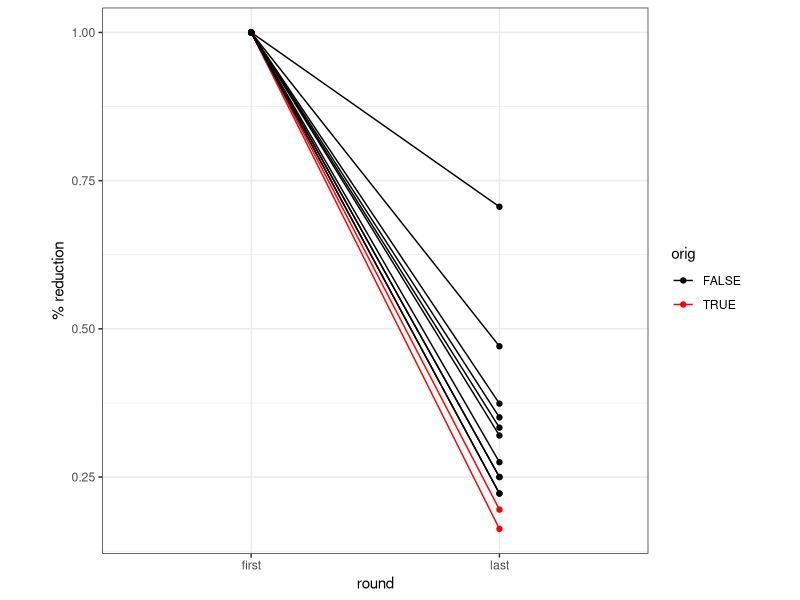
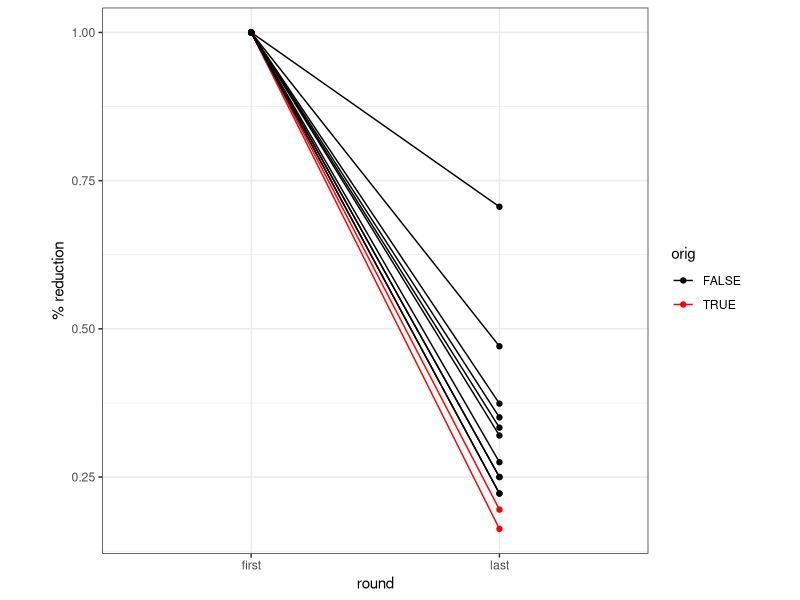

The R source for these figures, in order:
library(tidyverse)

t = data.frame(r1 = c(8,41,10,12,17,17,6.25,7.7,10.7,9,12,9,28), 
               r6 = c(1.3,8,2.5,4,8,12,2,2.7,4,2,3.3,2,7),
               orig = c(T,T,rep(F, 11)))

t %>% 
  mutate(last = r6/r1) %>% 
  mutate(first = 1) %>% 
  select(first, last, orig) %>% 
  mutate(n = row_number()) %>% 
  gather(round, `% reduction`, first, last)  %>% 
  ggplot(aes(x = round, y = `% reduction`, color = orig, group = n)) + 
    geom_line() + 
    geom_point() +
    theme_bw() +
    theme(aspect.ratio = 1) +
    scale_color_manual(values = c('black', 'red'))
  

ggsave('~/Repos/tangrams/writing/review/figures/reduction.pdf', height = 4, width=4)
